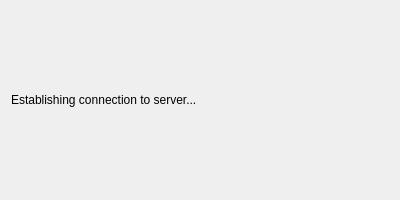
<?xml version="1.0" encoding="UTF-8"?>
<ui version="4.0">
 <class>NetworkStatusWindow</class>
 <widget class="QWidget" name="NetworkStatusWindow">
  <property name="geometry">
   <rect>
    <x>0</x>
    <y>0</y>
    <width>400</width>
    <height>200</height>
   </rect>
  </property>
  <property name="windowTitle">
   <string>Network Status</string>
  </property>
  <layout class="QVBoxLayout" name="verticalLayout">
   <item>
    <widget class="QLabel" name="labelStatus">
     <property name="text">
      <string>Establishing connection to server...</string>
     </property>
    </widget>
   </item>
  </layout>
 </widget>
 <resources/>
 <connections/>
</ui>
